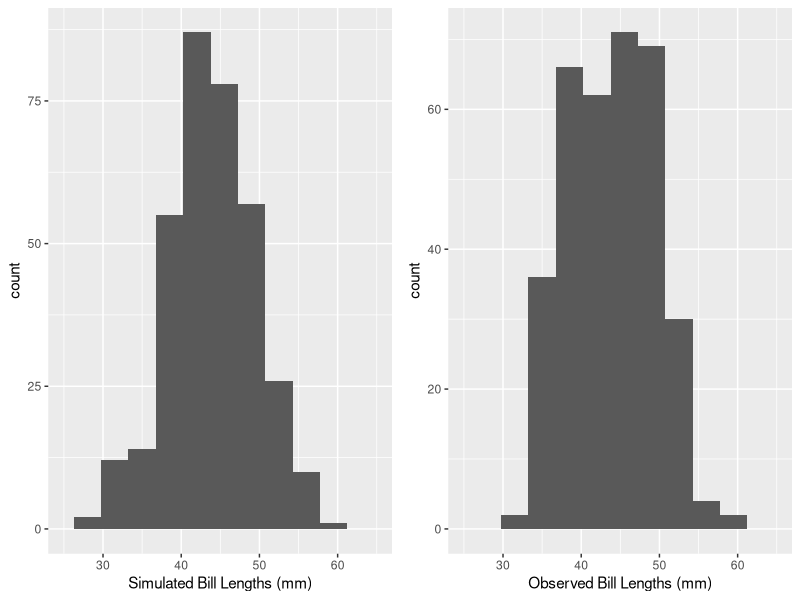
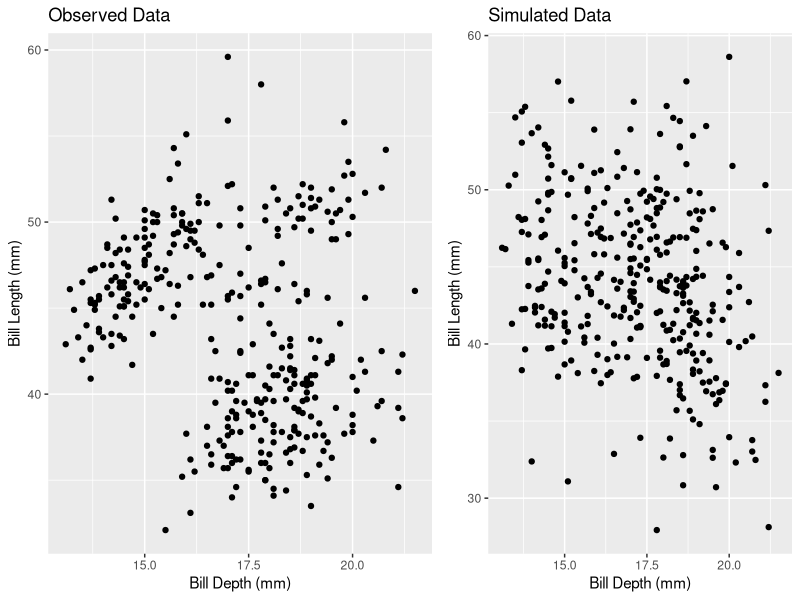
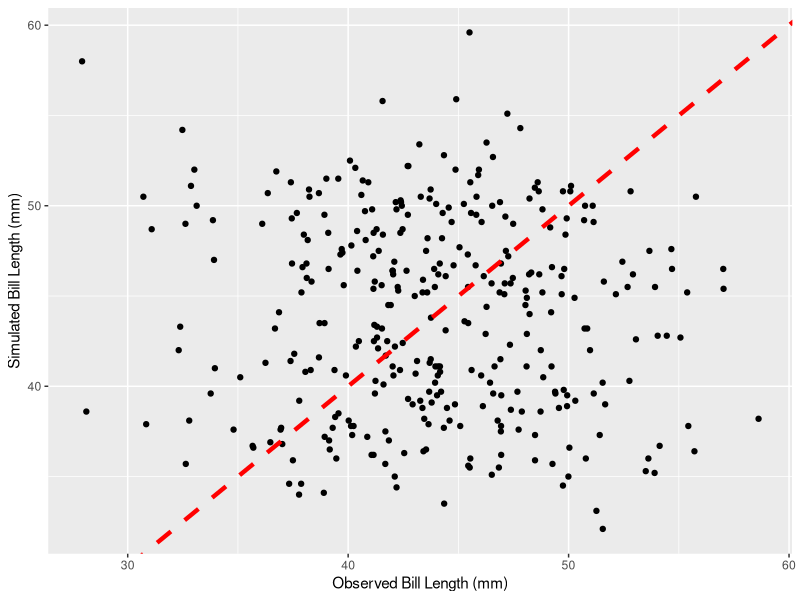
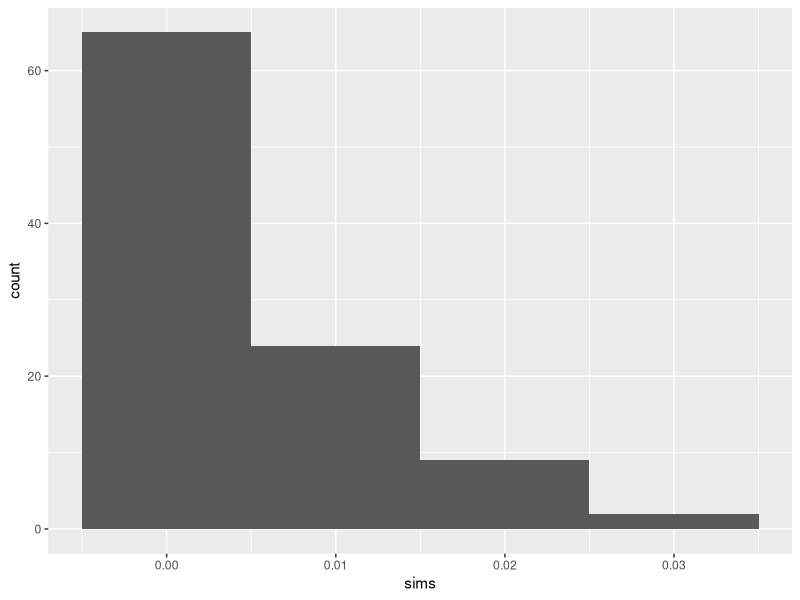

Here is the R script that generated these plots, in order:
## ---- chunk 1
knitr::opts_chunk$set(echo = TRUE, 
                      warning = FALSE, 
                      message = FALSE, 
                      fig.align = "center")

library(tidyverse)
library(gridExtra)
library(broom)

set.seed(0114)
## ---- chunk 2
library(palmerpenguins)

penguin_lm <- penguins %>% 
  lm(bill_length_mm ~ bill_depth_mm, data  = .)
## ---- chunk 3
penguin_predict <- predict(penguin_lm)
## ---- chunk 4
penguin_sigma <- sigma(penguin_lm)
## ---- chunk 5
noise <- function(x, mean = 0, sd){
  x + rnorm(length(x), 
            mean, 
            sd)
}
## ---- chunk 6
new_data <- tibble(predict_length = noise(penguin_predict, 
                                          sd = penguin_sigma
                                          )
                   )
## ---- chunk 7
pred <- new_data %>% 
  ggplot(aes(x = predict_length)) +
  geom_histogram(binwidth = 3.5) +
  labs(x = "Simulated Bill Lengths (mm)") +
  xlim(25, 65)

obs <- penguins %>% 
  ggplot(aes(x = bill_length_mm)) + 
  geom_histogram(binwidth = 3.5) + 
  labs(x = "Observed Bill Lengths (mm)") + 
  xlim(25, 65)


gridExtra::grid.arrange(pred, obs, nrow = 1)
## ---- chunk 8
new_data <- penguins %>% 
  filter(!is.na(bill_depth_mm), 
         !is.na(bill_length_mm)
         ) %>% 
  select(bill_length_mm, bill_depth_mm, species) %>% 
  bind_cols(new_data)

## ---- chunk 9
pred <- new_data %>% 
  ggplot(aes(y = predict_length,
             x = bill_depth_mm)) + 
  geom_point() + 
   labs(title = "Simulated Data", 
       x = "Bill Depth (mm)", 
       y = "Bill Length (mm)" ) + 
  theme(legend.position = "none")

obs <- penguins %>% 
  ggplot(aes(y = bill_length_mm,
             x = bill_depth_mm)) + 
  geom_point() + 
  labs(title = "Observed Data", 
       x = "Bill Depth (mm)", 
       y = "Bill Length (mm)" )

gridExtra::grid.arrange(obs, pred, nrow = 1, widths = c(0.55, 0.45))
## ---- chunk 10
new_data %>% 
  ggplot(aes(x = predict_length, y = bill_length_mm)) + 
  geom_point() + 
   labs(x = "Observed Bill Length (mm)", 
       y = "Simulated Bill Length (mm)" ) + 
  geom_abline(slope = 1,
              intercept = 0, 
              color = "red",
              linetype = "dashed",
              lwd = 1.5)

## ---- chunk 11
new_data %>% 
  lm(bill_length_mm ~ predict_length, data = .) %>% 
  glance() 

## ---- chunk 12
new_data %>% 
  lm(bill_length_mm ~ predict_length, data = .) %>% 
  glance() %>% 
  select(r.squared) %>% 
  pull()

## ---- chunk 13
nsims <- 100

sims <- map_dfc(1:nsims,
                ~ tibble(sim = noise(penguin_predict, sd = penguin_sigma)
                        )
                ) 
## ---- chunk 14
colnames(sims) <- colnames(sims) %>% 
  str_replace(pattern = "\\.\\.\\.",
                  replace = "_")
## ---- chunk 15
sims <- penguins %>% 
  filter(!is.na(bill_depth_mm), 
         !is.na(bill_length_mm), 
         !is.na(species)) %>% 
  select(bill_length_mm) %>% 
  bind_cols(sims)
## ---- chunk 16

sim_r_sq <- sims %>% 
  map(~lm(bill_length_mm ~ .x, data = sims)) %>% 
  map(glance) %>% 
  map_dbl(~.$r.squared)
## ---- chunk 17
head(sim_r_sq)
## ---- chunk 18
sim_r_sq <- sim_r_sq[names(sim_r_sq) != "bill_length_mm"]
## ---- chunk 19
tibble(sims = sim_r_sq) %>% 
  ggplot(aes(x = sims)) + 
  geom_histogram(binwidth = 0.01)
